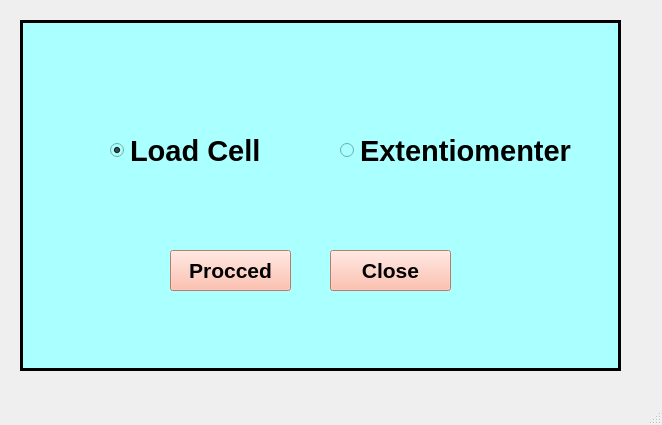
<?xml version="1.0" encoding="UTF-8"?>
<ui version="4.0">
 <class>MainWindow</class>
 <widget class="QMainWindow" name="MainWindow">
  <property name="geometry">
   <rect>
    <x>0</x>
    <y>0</y>
    <width>662</width>
    <height>425</height>
   </rect>
  </property>
  <property name="windowTitle">
   <string>MainWindow</string>
  </property>
  <widget class="QWidget" name="centralwidget">
   <widget class="QFrame" name="frame">
    <property name="geometry">
     <rect>
      <x>20</x>
      <y>20</y>
      <width>601</width>
      <height>351</height>
     </rect>
    </property>
    <property name="styleSheet">
     <string notr="true">background-color: rgb(170, 255, 255);</string>
    </property>
    <property name="frameShape">
     <enum>QFrame::Box</enum>
    </property>
    <property name="frameShadow">
     <enum>QFrame::Plain</enum>
    </property>
    <property name="lineWidth">
     <number>3</number>
    </property>
    <widget class="QRadioButton" name="radioButton">
     <property name="geometry">
      <rect>
       <x>90</x>
       <y>100</y>
       <width>181</width>
       <height>61</height>
      </rect>
     </property>
     <property name="font">
      <font>
       <family>Arial</family>
       <pointsize>22</pointsize>
       <weight>75</weight>
       <bold>true</bold>
      </font>
     </property>
     <property name="text">
      <string>Load Cell</string>
     </property>
     <property name="checked">
      <bool>true</bool>
     </property>
    </widget>
    <widget class="QRadioButton" name="radioButton_2">
     <property name="geometry">
      <rect>
       <x>320</x>
       <y>100</y>
       <width>241</width>
       <height>61</height>
      </rect>
     </property>
     <property name="font">
      <font>
       <family>Arial</family>
       <pointsize>22</pointsize>
       <weight>75</weight>
       <bold>true</bold>
      </font>
     </property>
     <property name="text">
      <string>Extentiomenter</string>
     </property>
    </widget>
    <widget class="QPushButton" name="pushButton">
     <property name="geometry">
      <rect>
       <x>150</x>
       <y>230</y>
       <width>121</width>
       <height>41</height>
      </rect>
     </property>
     <property name="font">
      <font>
       <family>Arial</family>
       <pointsize>16</pointsize>
       <weight>75</weight>
       <bold>true</bold>
      </font>
     </property>
     <property name="styleSheet">
      <string notr="true">background-color: rgb(255, 175, 151);</string>
     </property>
     <property name="text">
      <string>Procced</string>
     </property>
    </widget>
    <widget class="QPushButton" name="pushButton_2">
     <property name="geometry">
      <rect>
       <x>310</x>
       <y>230</y>
       <width>121</width>
       <height>41</height>
      </rect>
     </property>
     <property name="font">
      <font>
       <family>Arial</family>
       <pointsize>16</pointsize>
       <weight>75</weight>
       <bold>true</bold>
      </font>
     </property>
     <property name="styleSheet">
      <string notr="true">background-color: rgb(255, 175, 151);</string>
     </property>
     <property name="text">
      <string>Close</string>
     </property>
    </widget>
   </widget>
  </widget>
  <widget class="QMenuBar" name="menubar">
   <property name="geometry">
    <rect>
     <x>0</x>
     <y>0</y>
     <width>662</width>
     <height>21</height>
    </rect>
   </property>
  </widget>
  <widget class="QStatusBar" name="statusbar"/>
 </widget>
 <resources/>
 <connections/>
</ui>
